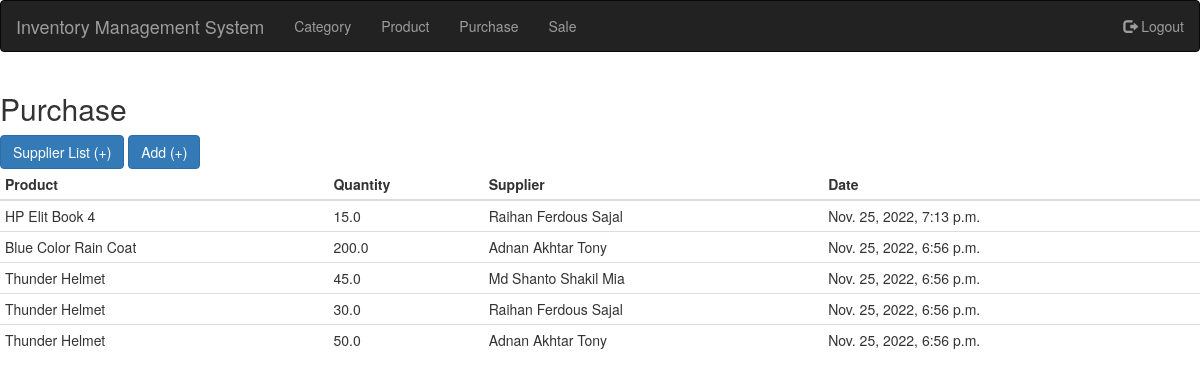
The page /inventory/purchase (signed in) on the database its author committed.
### ims_inventory/models.py (models this page shows, shortened)
class Purchase(models.Model):
    quantity = models.FloatField(default=0.0, blank=False, null=False)
    product = models.ForeignKey('ims_product.Product', on_delete=models.CASCADE)
    supplier = models.ForeignKey('ims_user.Supplier', on_delete=models.CASCADE)
    added_date_time = models.DateTimeField(auto_now_add=True)

### ims_product/models.py (models this page shows)
class Product(models.Model):
    name = models.CharField(max_length=200, null=False, blank=False)
    image = models.ImageField(upload_to='product', null=True, blank=True)
    category = models.ForeignKey(Category, on_delete=models.CASCADE)
    is_deleted = models.BooleanField(default=False)
    added_date_time = models.DateTimeField(auto_now_add=True)
    def __str__(self):
        return self.name

### ims_user/models.py (models this page shows)
class Supplier(models.Model):
    name = models.CharField(max_length=200, blank=False, null=False)
    address = models.TextField(blank=True, null=True)
    email = models.EmailField(blank=True, null=True)
    cell = models.CharField(max_length=500, null=True, blank=True)
    is_deleted = models.BooleanField(default=False)
    added_date_time = models.DateTimeField(auto_now_add=True)
    def __str__(self):
        return self.name

### ims_inventory/views.py (the view)
# urls.py: path('purchase', views.purchase_list, name='purchase_list'),
@login_required(login_url='login')
def purchase_list(request):
    purchases = Purchase.objects.all().order_by('-id')
    context = {
        'purchases': purchases,
    }
    return render(request, 'purchase_list.html', context)

### templates/purchase_list.html
{% load static %}
{% include 'base.html' %}
{% block body %}
<h2>Purchase</h2>
<a class="btn btn-primary" href="{% url 'supplier_list' %}">Supplier List (+)</a>
<a class="btn btn-primary" href="{% url 'purchase_add' %}">Add (+)</a>
<table class="table table-condensed">
    <thead>
        <tr>
            <th>Product</th>
            <th>Quantity</th>
            <th>Supplier</th>
            <th>Date</th>
        </tr>
    </thead>
    <tbody>
        {% for purchase in purchases %}
        <tr>
            <td>{{ purchase.product }}</td>
            <td>{{ purchase.quantity }}</td>
            <td>{{ purchase.supplier }}</td>
            <td>{{ purchase.added_date_time }}</td>
        </tr>
        {% endfor %}
    </tbody>
</table>
{% endblock %}

### rows shown on the page
Purchase: product "HP Elit Book 4", quantity "15.0", supplier "Raihan Ferdous Sajal", added_date_time "Nov. 25, 2022, 7:13 p.m."
Purchase: product "Blue Color Rain Coat", quantity "200.0", supplier "Adnan Akhtar Tony", added_date_time "Nov. 25, 2022, 6:56 p.m."
Purchase: product "Thunder Helmet", quantity "45.0", supplier "Md Shanto Shakil Mia", added_date_time "Nov. 25, 2022, 6:56 p.m."
Purchase: product "Thunder Helmet", quantity "30.0", supplier "Raihan Ferdous Sajal", added_date_time "Nov. 25, 2022, 6:56 p.m."
Purchase: product "Thunder Helmet", quantity "50.0", supplier "Adnan Akhtar Tony", added_date_time "Nov. 25, 2022, 6:56 p.m."
